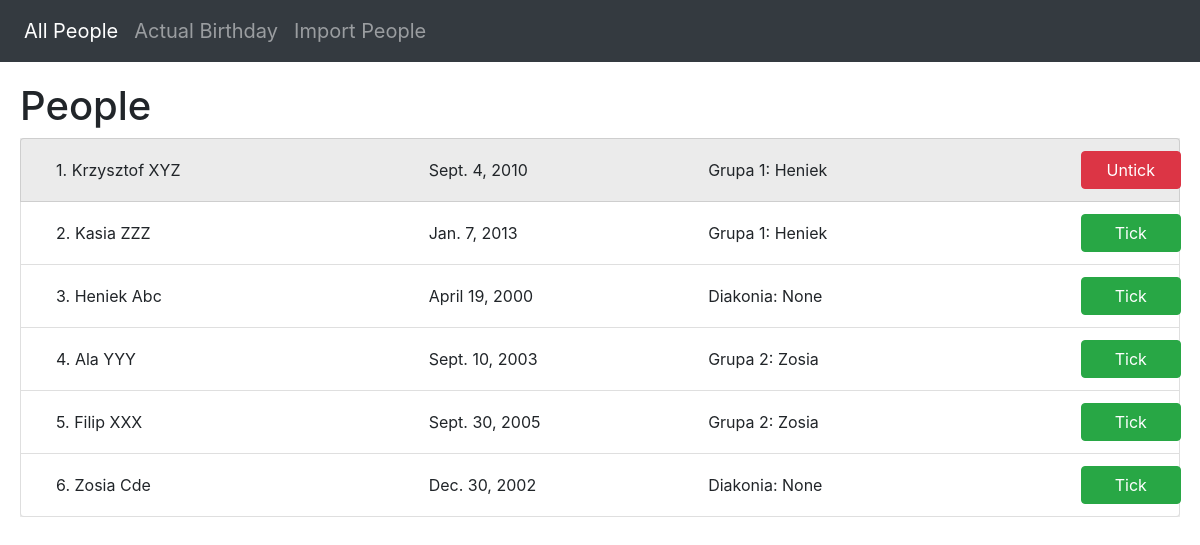
The page / on the database its author committed.
### birthday/models.py (models this page shows)
class Person(models.Model):
    first_name = models.CharField(max_length=50)
    last_name = models.CharField(max_length=50)
    birthday = models.DateField()
    group = models.ForeignKey(Group, on_delete=models.CASCADE)
    chocolate_received = models.BooleanField(default=False)
    def __str__(self):
        return f'{self.first_name} {self.last_name}'
    class Meta:
        ordering = ('-chocolate_received','birthday__month', 'birthday__day')
        verbose_name_plural = 'People'

class Group(models.Model):
    name = models.CharField(max_length=50)
    animator = models.ForeignKey(Animator, on_delete=models.CASCADE, blank=True, null=True)
    def __str__(self):
        return f'{self.name}: {self.animator}'

class Animator(models.Model):
    name = models.CharField(max_length=50)
    def __str__(self):
        return self.name

### birthday/views.py (the view)
class PeopleListView(ListView):
    model = Person

### birthday/templates/birthday/person_list.html (shortened to what this page needs)
{% extends 'layout.html' %}
{% load static %}
{% block body %}
    <div class="content">
        <h1>People</h1>
        <ul class="list-group li-received">
            {% for person in object_list %}
                {% include 'birthday/show_person.html' %}
            {% endfor %}
        </ul>
    </div>
{% endblock %}

### templates/layout.html (shortened to what this page needs)
{% load static %}
<!DOCTYPE html>
<html lang="en">
    <head>
        <link rel="stylesheet" href="https://stackpath.bootstrapcdn.com/bootstrap/4.4.1/css/bootstrap.min.css">
        <link href="{% static 'styles.css' %}" rel="stylesheet">
    </head>
    <body>
        <nav class="navbar navbar-expand-lg navbar-dark bg-dark">
            <div class="collapse navbar-collapse" id="navbarSupportedContent">
              <ul class="navbar-nav mr-auto">
                <li class="nav-item active">
                    <a class="nav-link" href="{% url 'main_page' %}">All People</a>
                </li>
                <li class="nav-item">
                    <a class="nav-link" href="{% url 'current_birthday' %}">Actual Birthday</a>
                </li>
                <li class="nav-item">
                    <a class="nav-link" href="{% url 'import' %}">Import People</a>
                </li>
              </ul>
            </div>
          </nav>
        {% block body %}
        {% endblock %}
    </body>
</html>

### birthday/templates/birthday/show_person.html (shortened to what this page needs)
<li class="list-group-item {%if person.chocolate_received %}li-received{% else %}li-not-received{% endif %}" id="person-field{{person.id}}">
    <div class="container" style="margin: 0px">
        <div class="row align-items-center" style="text-align: left;">
            <div class="col-4">{{forloop.counter}}. {{person}}</div>
            <div class="col-3">{{person.birthday }}</div>
            <div class="col-4">{{person.group}}</div>
            <div class="col-1">
                <button person-id="{{person.id}}" type="submit" class="tick_button {% if person.chocolate_received %}btn btn-danger{% else %}btn btn-success{% endif %}" style="width: 100px;">
                    {% if person.chocolate_received %} Untick {% else %} Tick {% endif %}
                </button>
            </div>
        </div>
    </div>
</li>

### static/styles.css (style rules this page uses)
.li-received { background-color: #ebebeb; }
.li-not-received { background-color: white; }
.nav-link { font-size: 20px; }
.content { padding: 20px; }

### rows shown on the page
Person: first_name+last_name "Krzysztof XYZ", birthday "Sept. 4, 2010", group "Grupa 1: Heniek", chocolate_received "Untick"
Person: first_name+last_name "Kasia ZZZ", birthday "Jan. 7, 2013", group "Grupa 1: Heniek", chocolate_received "Tick"
Person: first_name+last_name "Heniek Abc", birthday "April 19, 2000", group "Diakonia: None", chocolate_received "Tick"
Person: first_name+last_name "Ala YYY", birthday "Sept. 10, 2003", group "Grupa 2: Zosia", chocolate_received "Tick"
Person: first_name+last_name "Filip XXX", birthday "Sept. 30, 2005", group "Grupa 2: Zosia", chocolate_received "Tick"
Person: first_name+last_name "Zosia Cde", birthday "Dec. 30, 2002", group "Diakonia: None", chocolate_received "Tick"
